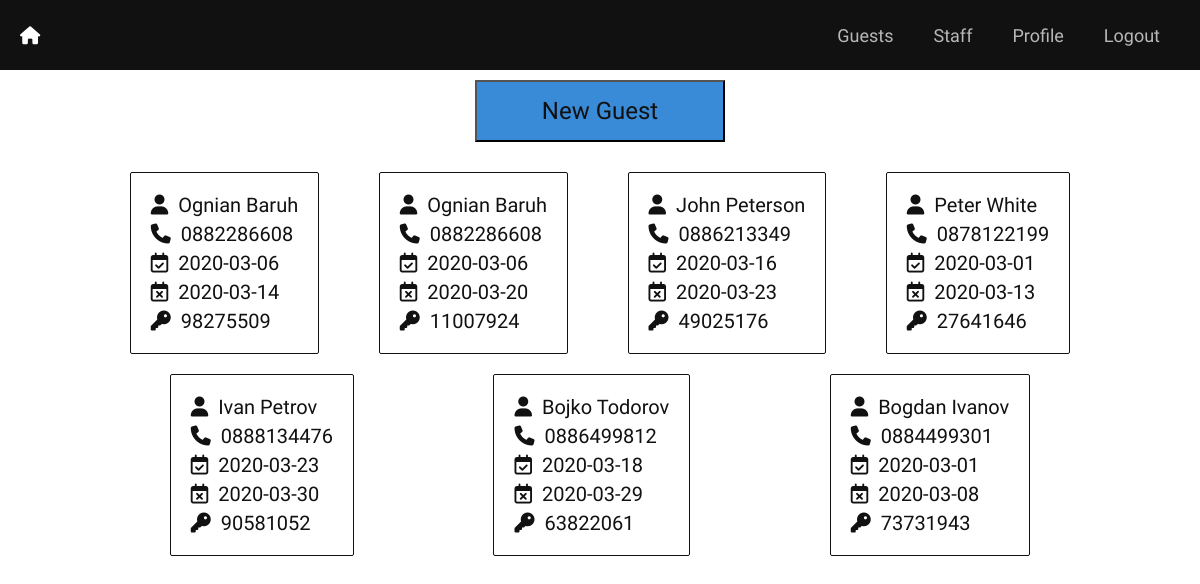
The app's page /guests (signed in), older data.
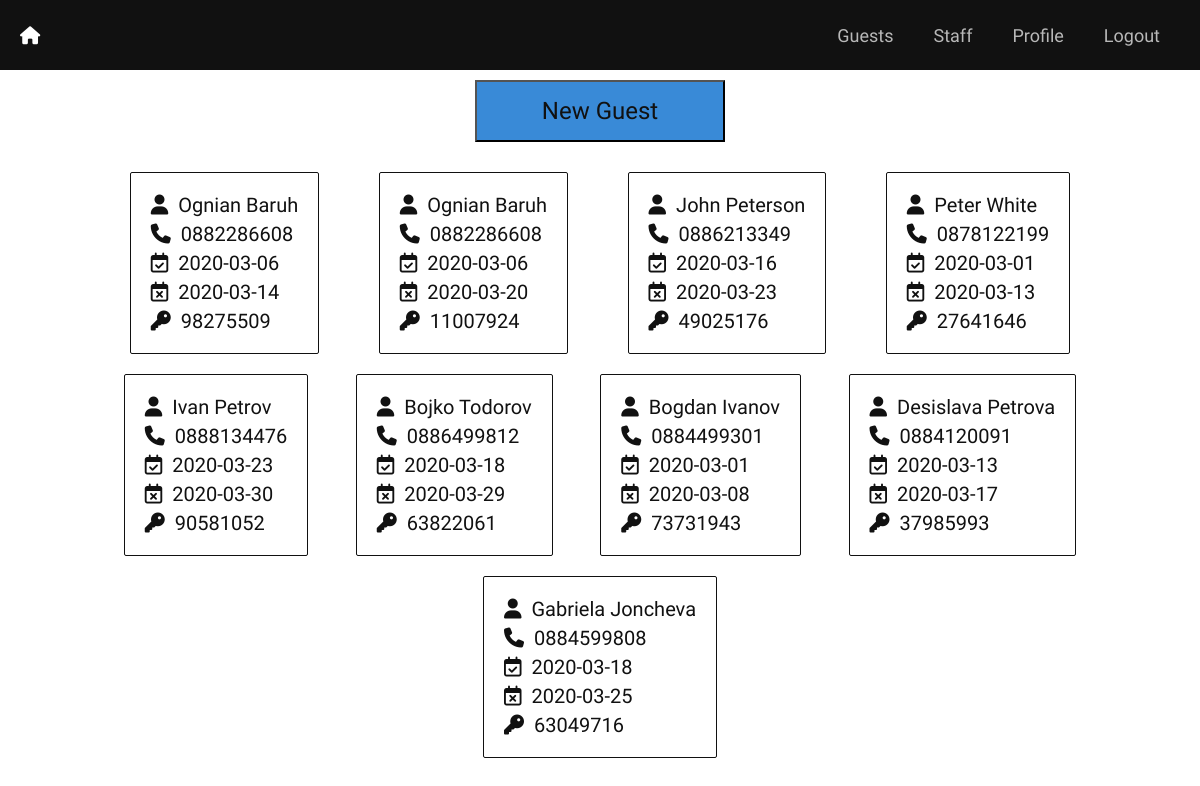
The same page, newer data.
### tables this page shows
CREATE TABLE guests
	(
		id INTEGER PRIMARY KEY AUTOINCREMENT,
		name TEXT,
		surname TEXT,
		phone_number TEXT,
		passcode TEXT,
		entry_date TEXT,
		expiry_date TEXT
	);

### main.py (the view)
@app.route("/guests", methods=["GET"])
@require_login
def guests():
	guests = Guest.all()
	return render_template("guests/guests.html", guests = guests)

### class_database.py (called while the page is built)
	def __enter__(self):
		self.conn = sqlite3.connect(DB_NAME)
		return self.conn.cursor()

	def __exit__(self, type, value, traceback):
		self.conn.commit()

### class_guest.py (called while the page is built)
    def all():
        with DB() as db:
            rows = db.execute('SELECT * FROM guests').fetchall()
            return [Guest(*row) for row in rows]

### main.py (called while the page is built)
def require_login(func):
	@wraps(func)
	def wrapper(*args, **kwargs):
		if not session.get("SIGNED_IN"):
			return redirect("/login")
		return func(*args, **kwargs)
	return wrapper

### templates/guests/guests.html (shortened to what this page needs)
{% extends "layout.html" %}
{% block css %}
	<link rel="stylesheet" href="{{ url_for('static', filename='css/users.css') }}"/>
{% endblock %}
{% block main %}
<form action='/new_guest'>
	<button type="submit">New Guest</button>
</form>
<div class="users">
	{% for guest in guests %}
		<div class="user">
			<ul class="fields">
				<li class="field">
					<i class="fas fa-user"></i>{{ guest.name }} {{ guest.surname }}
				</li>
				<li class="field">
					<i class="fas fa-phone"></i>{{ guest.phone_number }}
				</li>
				<li class="field">
					<i class="far fa-calendar-check"></i>{{ guest.entry_date }}
				</li>
				<li class="field">
					<i class="far fa-calendar-times"></i>{{ guest.expiry_date }}
				</li>
				<li class="field">
					<i class="fas fa-key"></i>{{ guest.passcode }}
				</li>
			</ul>
		</div>
	{% endfor %}
</div>
{% endblock %}

Row changes from the older to the newer data that the page shows:
added guests: name "Desislava", surname "Petrova", phone_number "0884120091", entry_date "2020-03-13", expiry_date "2020-03-17", passcode "37985993"
added guests: name "Gabriela", surname "Joncheva", phone_number "0884599808", entry_date "2020-03-18", expiry_date "2020-03-25", passcode "63049716"
